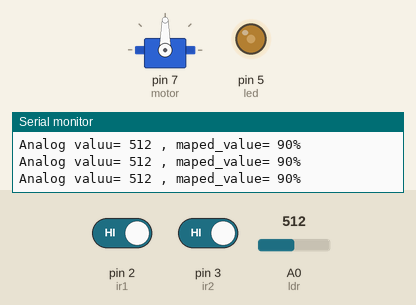
This sketch was run on a simulated Arduino Uno, built with avr-gcc and run on an emulated ATmega328P. Shown: servo, output pins drawn as LEDs (lit = HIGH), the last lines printed to the serial monitor. The inputs (shaded band) are chosen by the test bench; at power-on: A0 (ldr) = 512, pin 2 (ir1) HIGH, pin 3 (ir2) HIGH.

Above: at 1.2 s.
1.3 s: A0 (ldr) set to 553
At 2.1 s:
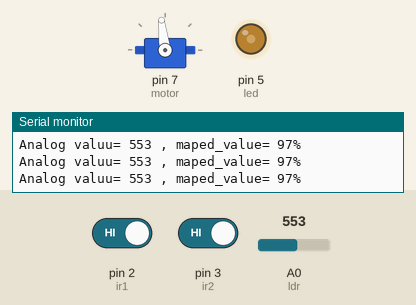
4.3 s: A0 (ldr) set to 580
At 5.5 s:
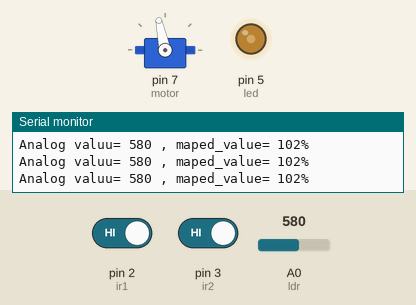
5.8 s: A0 (ldr) set to 306
At 6.9 s:
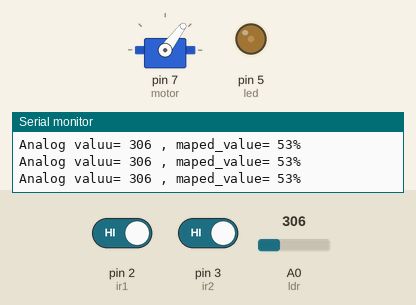
7.3 s: A0 (ldr) set to 716
At 7.9 s:
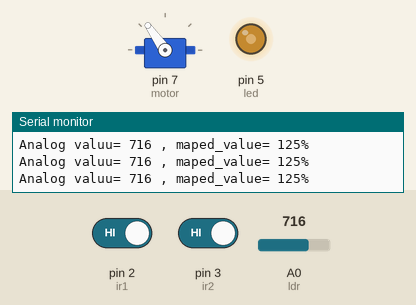
8.8 s: A0 (ldr) set to 122
At 9.3 s:
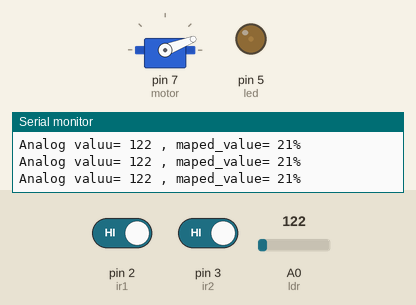
10.4 s: A0 (ldr) set to 60
11.9 s: A0 (ldr) set to 52
At 13.2 s:
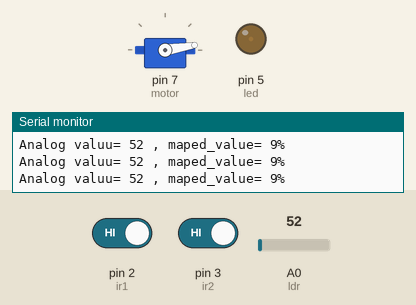
Timing chart, 0 to 14.9 s (numbered marks = the images above; inputs shaded):
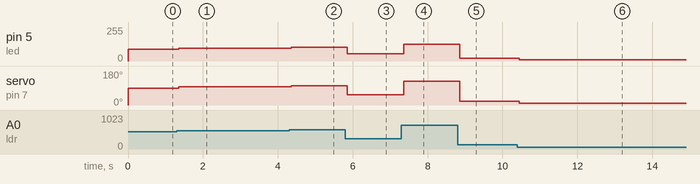

Measured:
- after the input at 1.3 s, pin 5 (led): 90/255 → 97/255 after 0.06 s; servo on pin 7 (motor): 90° → 97° after 0.06 s
- after the input at 4.3 s, pin 5 (led): 97/255 → 102/255 after 0.06 s; servo on pin 7 (motor): 97° → 102° after 0.06 s
- after the input at 5.8 s, pin 5 (led): 102/255 → 53/255 after 0.06 s; servo on pin 7 (motor): 102° → 53° after 0.06 s
- after the input at 7.3 s, pin 5 (led): 53/255 → 125/255 after 0.06 s; servo on pin 7 (motor): 53° → 125° after 0.06 s
- after the input at 8.8 s, pin 5 (led): 125/255 → 21/255 after 0.06 s; servo on pin 7 (motor): 125° → 21° after 0.06 s
- after the input at 10.4 s, pin 5 (led): 21/255 → 10/255 at once; servo on pin 7 (motor): 21° → 10° at once
- after the input at 11.9 s, pin 5 (led): 10/255 → 9/255 at once; servo on pin 7 (motor): 10° → 9° at once

The sketch:

mapping_value_of_ld_ir_sensor.ino
```cpp
#include <Servo.h>
#define led 5
#define ir1 2
#define ir2 3
#define ldr A0
int ir1reader;
int ir2reader;
int ldrreader;
int ldr_value;
int led_value;
Servo motor;
int ser;
int j=0;


void setup() {
  Serial.begin(9600);
  motor.attach(7);
  pinMode(led, OUTPUT);
  pinMode(ir1, INPUT);
  pinMode(ir2, INPUT);
  pinMode(ldr, INPUT);


  // put your setup code here, to run once:
}

void loop() {
  bright(ldr_value);
  has (ldr_value);
  ir1reader = digitalRead(ir1);
  ir2reader = digitalRead(ir2);
  ldrreader = analogRead(ldr);
  Serial.print("Analog valuu= ");
  Serial.print(ldrreader);
  ldr_value = map(ldrreader, 0, 1023, 0, 180);
  Serial.print(" , maped_value= ");
  Serial.print(ldr_value);
  Serial.println("%");

  // Serial.print("ir sensor 1: ");
  // Serial.print(ir1reader);
  // Serial.print(" , ir sensor 2: ");
  // Serial.print(ir2reader);
  // Serial.print(" , ldr sensor: ");
  // Serial.print(ldrreader);
  // // Serial.println("");
  //  delay(1000);
  //  if (ir1reader==0){
  //    Serial.println("sensor1");
  //  }
  //  if (ir2reader==0){
  //    Serial.println("sensor2");
  //  }
  //  if(ir1reader==0 || ir2reader==0){
  //     bright(220,50);
  //  }


  // put your main code here, to run repeatedly:
}

void bright(int i){
  analogWrite(led, i);
}

void has (int j){
  motor.write(j);
}


// void bright(int i, int tim) {
//   analogWrite(led, i);
//   delay(tim);
//   analogWrite(led, 0);
//   delay(tim);
// }
```
